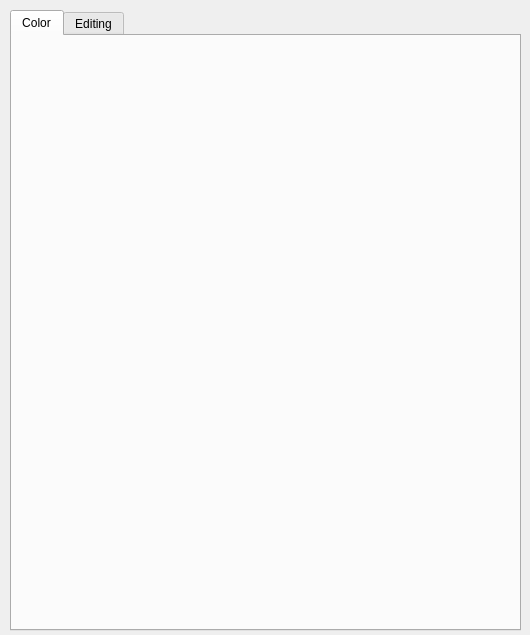
<?xml version="1.0" encoding="UTF-8"?>
<ui version="4.0">
 <class>Toolbox</class>
 <widget class="QWidget" name="Toolbox">
  <property name="geometry">
   <rect>
    <x>0</x>
    <y>0</y>
    <width>530</width>
    <height>635</height>
   </rect>
  </property>
  <property name="windowTitle">
   <string>Toolbox</string>
  </property>
  <widget class="QTabWidget" name="tabWidget">
   <property name="geometry">
    <rect>
     <x>10</x>
     <y>10</y>
     <width>511</width>
     <height>621</height>
    </rect>
   </property>
   <property name="autoFillBackground">
    <bool>false</bool>
   </property>
   <property name="currentIndex">
    <number>0</number>
   </property>
   <widget class="QWidget" name="tab">
    <attribute name="title">
     <string>Color</string>
    </attribute>
   </widget>
   <widget class="QWidget" name="tab_2">
    <attribute name="title">
     <string>Editing</string>
    </attribute>
    <widget class="QWidget" name="">
     <property name="geometry">
      <rect>
       <x>9</x>
       <y>9</y>
       <width>481</width>
       <height>581</height>
      </rect>
     </property>
     <layout class="QVBoxLayout" name="verticalLayout_10">
      <item>
       <layout class="QHBoxLayout" name="horizontalLayout">
        <item>
         <layout class="QVBoxLayout" name="verticalLayout">
          <item>
           <widget class="QLabel" name="label">
            <property name="text">
             <string>                     Start</string>
            </property>
           </widget>
          </item>
          <item>
           <widget class="QSpinBox" name="addFramesStart"/>
          </item>
          <item>
           <widget class="QLabel" name="label_6">
            <property name="text">
             <string/>
            </property>
           </widget>
          </item>
         </layout>
        </item>
        <item>
         <layout class="QVBoxLayout" name="verticalLayout_2">
          <item>
           <widget class="QLabel" name="label_2">
            <property name="text">
             <string>                      End</string>
            </property>
           </widget>
          </item>
          <item>
           <widget class="QSpinBox" name="addFramesEnd"/>
          </item>
          <item>
           <widget class="QLabel" name="label_5">
            <property name="text">
             <string/>
            </property>
           </widget>
          </item>
         </layout>
        </item>
        <item>
         <widget class="QPushButton" name="addFramesButton">
          <property name="text">
           <string>Add Frames</string>
          </property>
         </widget>
        </item>
       </layout>
      </item>
      <item>
       <layout class="QHBoxLayout" name="horizontalLayout_2">
        <item>
         <layout class="QVBoxLayout" name="verticalLayout_3">
          <item>
           <widget class="QLabel" name="label_9">
            <property name="text">
             <string>                      First</string>
            </property>
           </widget>
          </item>
          <item>
           <widget class="QSpinBox" name="removeFramesStart"/>
          </item>
          <item>
           <widget class="QLabel" name="label_10">
            <property name="text">
             <string/>
            </property>
           </widget>
          </item>
         </layout>
        </item>
        <item>
         <layout class="QVBoxLayout" name="verticalLayout_4">
          <item>
           <widget class="QLabel" name="label_7">
            <property name="text">
             <string>                      Last</string>
            </property>
           </widget>
          </item>
          <item>
           <widget class="QSpinBox" name="removeFramesEnd"/>
          </item>
          <item>
           <widget class="QLabel" name="label_11">
            <property name="text">
             <string/>
            </property>
           </widget>
          </item>
         </layout>
        </item>
        <item>
         <widget class="QPushButton" name="removeFramesButton">
          <property name="text">
           <string>Remove Frames</string>
          </property>
         </widget>
        </item>
       </layout>
      </item>
      <item>
       <layout class="QHBoxLayout" name="horizontalLayout_3">
        <item>
         <layout class="QVBoxLayout" name="verticalLayout_5">
          <item>
           <widget class="QLabel" name="label_4">
            <property name="text">
             <string>              Frame</string>
            </property>
           </widget>
          </item>
          <item>
           <widget class="QSpinBox" name="copyFramesIndex"/>
          </item>
          <item>
           <widget class="QLabel" name="label_12">
            <property name="text">
             <string/>
            </property>
           </widget>
          </item>
         </layout>
        </item>
        <item>
         <layout class="QVBoxLayout" name="verticalLayout_6">
          <item>
           <widget class="QLabel" name="label_3">
            <property name="text">
             <string>               Start</string>
            </property>
           </widget>
          </item>
          <item>
           <widget class="QSpinBox" name="copyFramesStart"/>
          </item>
          <item>
           <widget class="QLabel" name="label_13">
            <property name="text">
             <string/>
            </property>
           </widget>
          </item>
         </layout>
        </item>
        <item>
         <layout class="QVBoxLayout" name="verticalLayout_7">
          <item>
           <widget class="QLabel" name="label_8">
            <property name="text">
             <string>               End</string>
            </property>
           </widget>
          </item>
          <item>
           <widget class="QSpinBox" name="copyFramesEnd"/>
          </item>
          <item>
           <widget class="QLabel" name="label_14">
            <property name="text">
             <string/>
            </property>
           </widget>
          </item>
         </layout>
        </item>
        <item>
         <widget class="QPushButton" name="copyFramesButton">
          <property name="text">
           <string>Copy Frames</string>
          </property>
         </widget>
        </item>
       </layout>
      </item>
      <item>
       <layout class="QHBoxLayout" name="horizontalLayout_4">
        <item>
         <layout class="QVBoxLayout" name="verticalLayout_8">
          <item>
           <widget class="QLabel" name="label_15">
            <property name="text">
             <string>                             Current Time</string>
            </property>
           </widget>
          </item>
          <item>
           <widget class="QTimeEdit" name="currentTime">
            <property name="displayFormat">
             <string>h:mm.ss</string>
            </property>
           </widget>
          </item>
          <item>
           <widget class="QLabel" name="label_23">
            <property name="text">
             <string/>
            </property>
           </widget>
          </item>
          <item>
           <widget class="QLabel" name="label_21">
            <property name="text">
             <string/>
            </property>
           </widget>
          </item>
          <item>
           <widget class="QLabel" name="label_19">
            <property name="text">
             <string/>
            </property>
           </widget>
          </item>
          <item>
           <widget class="QLabel" name="label_17">
            <property name="text">
             <string/>
            </property>
           </widget>
          </item>
         </layout>
        </item>
        <item>
         <layout class="QVBoxLayout" name="verticalLayout_9">
          <item>
           <widget class="QLabel" name="label_16">
            <property name="text">
             <string>                             Time interval</string>
            </property>
           </widget>
          </item>
          <item>
           <widget class="QTimeEdit" name="timeInterval">
            <property name="displayFormat">
             <string>h:mm.ss</string>
            </property>
            <property name="timeSpec">
             <enum>Qt::LocalTime</enum>
            </property>
           </widget>
          </item>
          <item>
           <widget class="QLabel" name="label_24">
            <property name="text">
             <string/>
            </property>
           </widget>
          </item>
          <item>
           <widget class="QLabel" name="label_22">
            <property name="text">
             <string/>
            </property>
           </widget>
          </item>
          <item>
           <widget class="QLabel" name="label_20">
            <property name="text">
             <string/>
            </property>
           </widget>
          </item>
          <item>
           <widget class="QLabel" name="label_18">
            <property name="text">
             <string/>
            </property>
           </widget>
          </item>
         </layout>
        </item>
       </layout>
      </item>
     </layout>
    </widget>
   </widget>
  </widget>
 </widget>
 <layoutdefault spacing="6" margin="11"/>
 <resources/>
 <connections/>
</ui>
